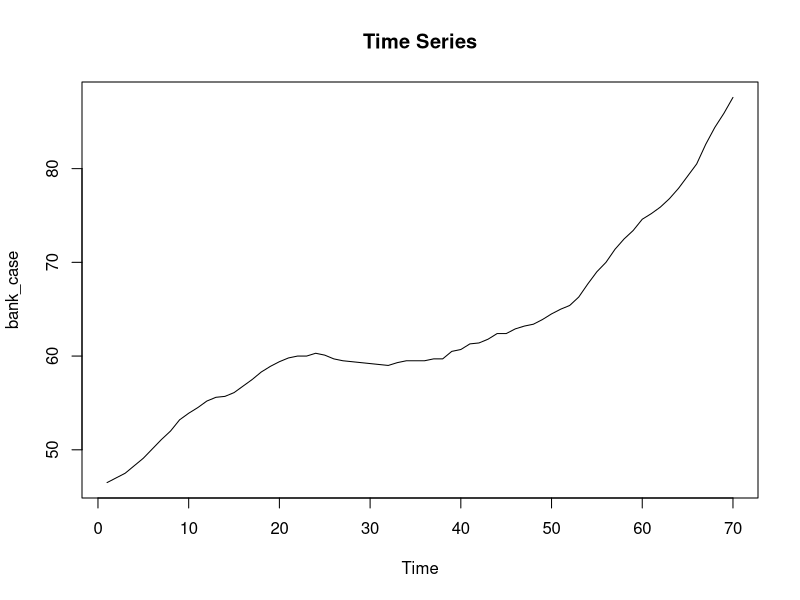
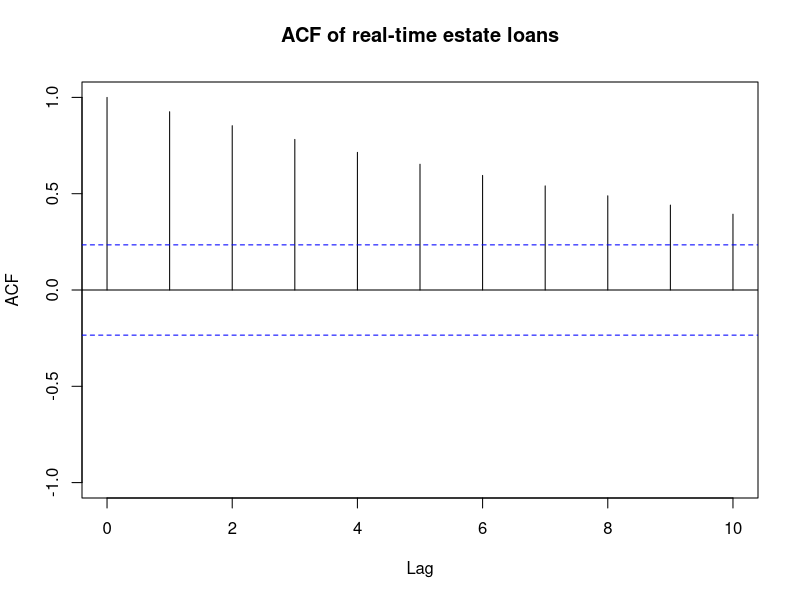
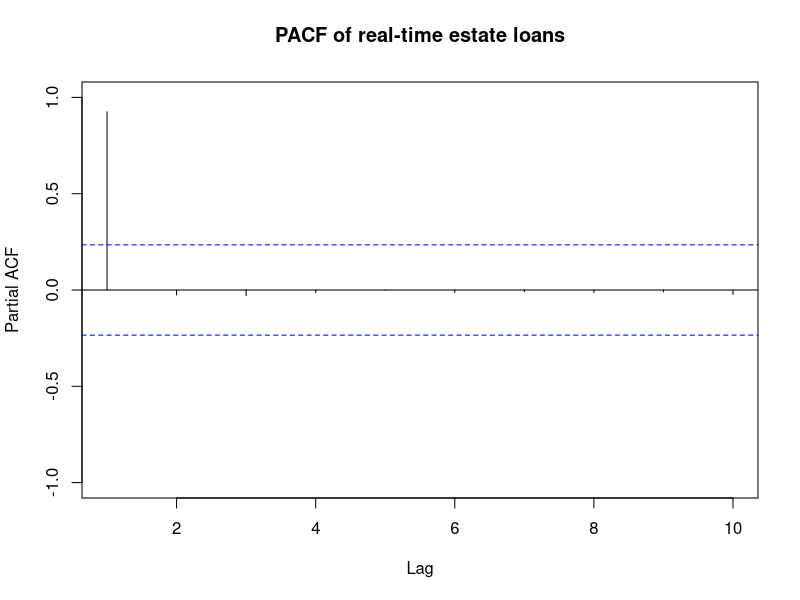
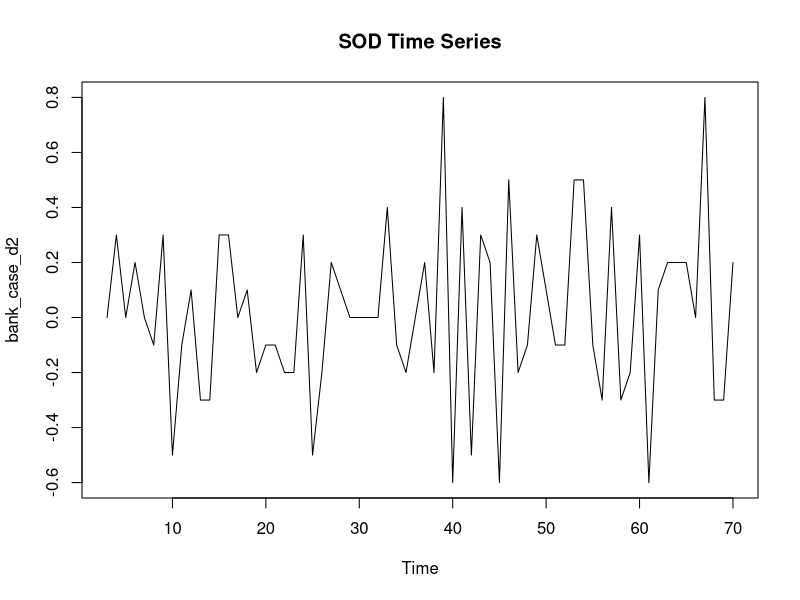
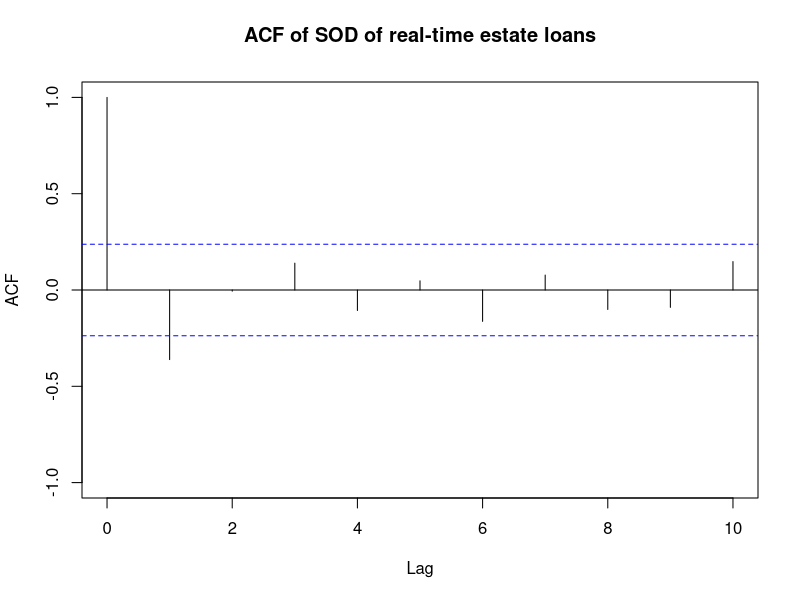
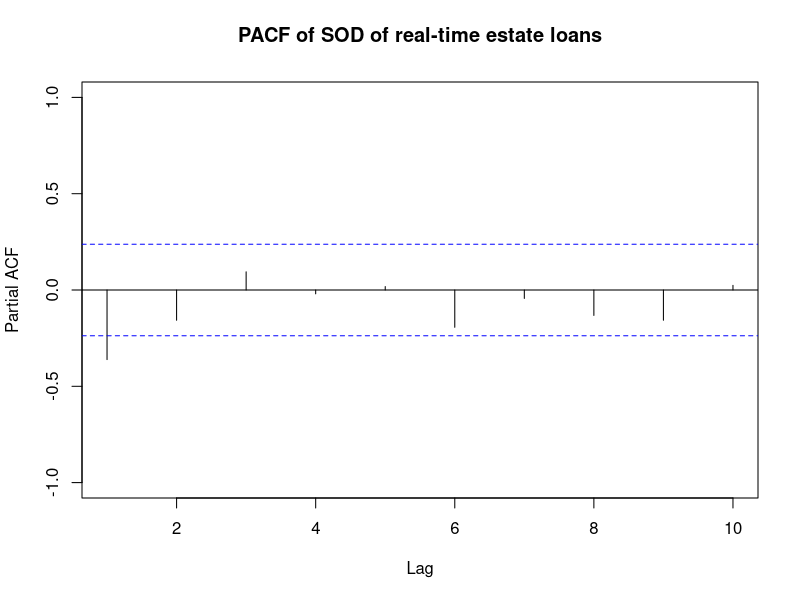
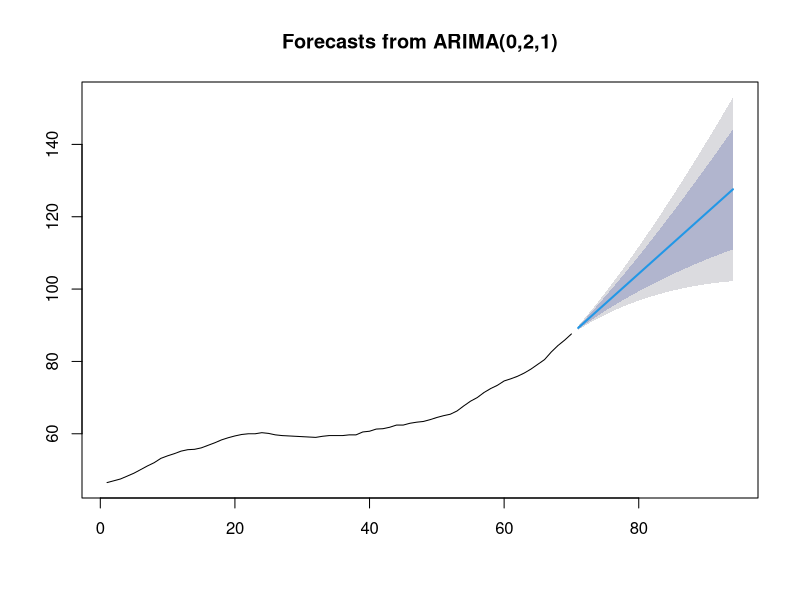

Here is the R script that generated these plots, in order:
setwd("C:\\Mtech\\Projects\\anomaly_detection_end_to_end\\time_series_R\\lab3")
library(tseries)
library(forecast)

bank_case <- as.ts(scan("bank_case.txt"))
bank_case

par(mfrow=c(1,1))
plot(bank_case, main = "Time Series")
acf(bank_case, main = "ACF of real-time estate loans", lag.max = 10, ylim = c(-1, 1))
pacf(bank_case, main = "PACF of real-time estate loans", lag.max = 10, ylim = c(-1, 1))

adf.test(bank_case)

#Differencing to remove trend
bank_case_d1 <- diff(bank_case)
adf.test(bank_case_d1)

bank_case_d2 <- diff(bank_case_d1)
adf.test(bank_case_d2)

par(mfrow=c(1,1))
plot(bank_case_d2, main = "SOD Time Series")
acf(bank_case_d2, main = "ACF of SOD of real-time estate loans", lag.max = 10, ylim = c(-1, 1))
pacf(bank_case_d2, main = "PACF of SOD of real-time estate loans", lag.max = 10, ylim = c(-1, 1))


#ARIMA fitting
bank_fit = arima(x = bank_case, order = c(0, 2, 1))
bank_fit

fitted(bank_fit)

plot(forecast(bank_fit, h = 24))
